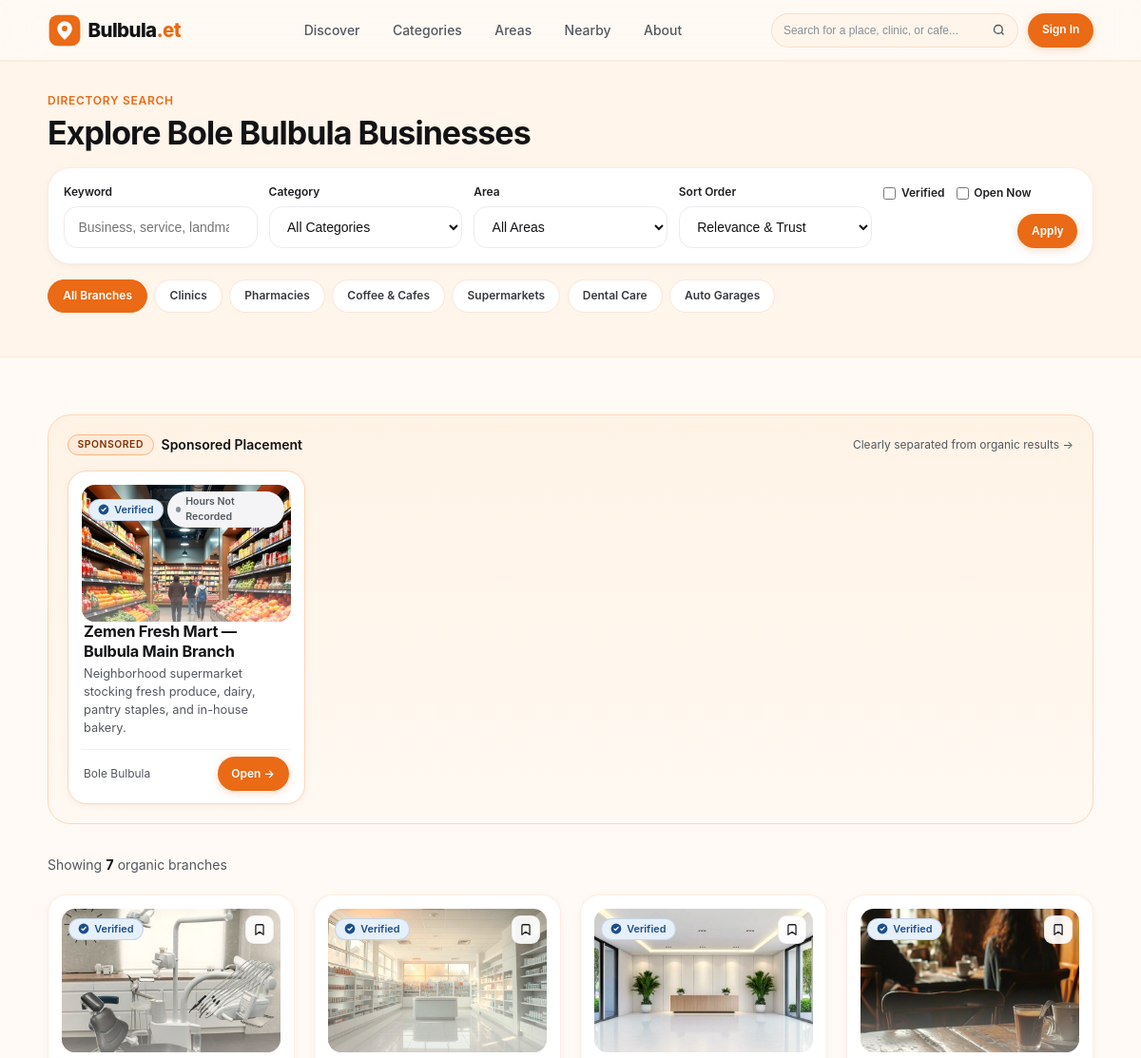
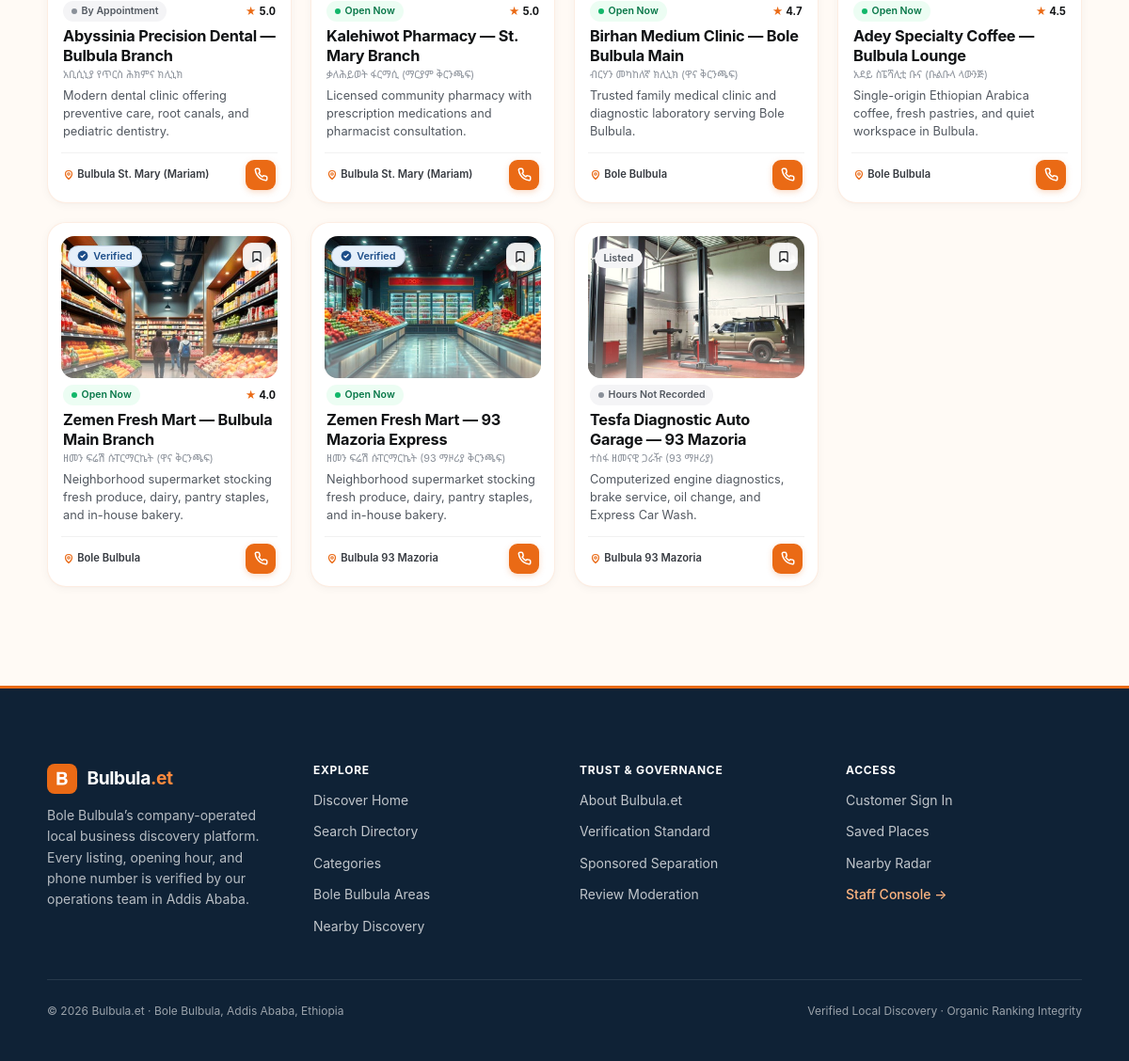
Screenshot of /search with the database file from the repository (2 pictures, top to bottom).
### tables this page shows
CREATE TABLE sponsorship_campaigns (
    id                      INTEGER PRIMARY KEY AUTOINCREMENT,
    campaign_code           TEXT NOT NULL UNIQUE,
    business_id             INTEGER NOT NULL REFERENCES businesses(id),
    branch_id               INTEGER NOT NULL REFERENCES branches(id),
    placement_format        TEXT NOT NULL,
    target_category_id      INTEGER NULL,
    target_area_id          INTEGER NULL,
    package_name            TEXT NOT NULL,
    agreed_price_etb        REAL NOT NULL,
    starts_at               DATETIME NOT NULL,
    ends_at                 DATETIME NOT NULL,
    status                  TEXT NOT NULL DEFAULT 'DRAFT',
    created_by_staff_id     INTEGER NOT NULL,
    approved_by_admin_id    INTEGER NULL,
    approved_at             DATETIME NULL,
    terminated_by_admin_id  INTEGER NULL,
    terminated_at           DATETIME NULL,
    termination_reason      TEXT NULL,
    created_at              DATETIME NOT NULL DEFAULT CURRENT_TIMESTAMP
);

CREATE TABLE branches (
    id                          INTEGER PRIMARY KEY AUTOINCREMENT,
    business_id                 INTEGER NOT NULL REFERENCES businesses(id),
    active_permission_id        INTEGER NULL REFERENCES business_permissions(id),
    branch_slug                 TEXT NOT NULL UNIQUE,
    branch_name_en              TEXT NOT NULL,
    branch_name_am              TEXT NULL,
    is_primary_branch           INTEGER NOT NULL DEFAULT 1,
    area_id                     INTEGER NOT NULL REFERENCES areas(id),
    sub_city_en                 TEXT NOT NULL,
    address_line_en             TEXT NOT NULL,
    landmark_notes_en           TEXT NULL,
    latitude                    REAL NULL,
    longitude                   REAL NULL,
    phone_primary               TEXT NULL,
    phone_secondary             TEXT NULL,
    branch_email                TEXT NULL,
    opening_hours_status        TEXT NOT NULL DEFAULT 'UNKNOWN',
    opening_hours_json          TEXT NULL,
    services_products_json      TEXT NULL,
    publication_status          TEXT NOT NULL DEFAULT 'DRAFT',
    is_verified                 INTEGER NOT NULL DEFAULT 0,
    last_verified_at            DATETIME NULL,
    last_verified_by_staff_id   INTEGER NULL,
    published_at                DATETIME NULL,
    published_rating_avg        REAL NULL,
    published_review_count      INTEGER NOT NULL DEFAULT 0,
    created_by_staff_id         INTEGER NOT NULL,
    updated_at                  DATETIME NOT NULL DEFAULT CURRENT_TIMESTAMP,
    created_at                  DATETIME NOT NULL DEFAULT CURRENT_TIMESTAMP
);

CREATE TABLE businesses (
    id                      INTEGER PRIMARY KEY AUTOINCREMENT,
    slug                    TEXT NOT NULL UNIQUE,
    name_en                 TEXT NOT NULL,
    name_am                 TEXT NULL,
    primary_category_id     INTEGER NOT NULL REFERENCES categories(id),
    brand_summary_en        TEXT NULL,
    brand_description_en    TEXT NULL,
    website_url             TEXT NULL,
    lifecycle_status        TEXT NOT NULL DEFAULT 'PROSPECT',
    created_by_staff_id     INTEGER NOT NULL REFERENCES staff_users(id),
    updated_by_staff_id     INTEGER NULL,
    created_at              DATETIME NOT NULL DEFAULT CURRENT_TIMESTAMP,
    updated_at              DATETIME NOT NULL DEFAULT CURRENT_TIMESTAMP
);

CREATE TABLE areas (
    id                  INTEGER PRIMARY KEY AUTOINCREMENT,
    slug                TEXT NOT NULL UNIQUE,
    name_en             TEXT NOT NULL,
    name_am             TEXT NULL,
    sub_city_en         TEXT NOT NULL,
    sub_city_am         TEXT NULL,
    center_latitude     REAL NULL,
    center_longitude    REAL NULL,
    is_launch_area      INTEGER NOT NULL DEFAULT 0,
    is_active           INTEGER NOT NULL DEFAULT 1,
    display_order       INTEGER NOT NULL DEFAULT 0,
    created_at          DATETIME NOT NULL DEFAULT CURRENT_TIMESTAMP,
    updated_at          DATETIME NOT NULL DEFAULT CURRENT_TIMESTAMP
);

### src/Views/components/branch-card.php (the view, shortened to what the rows shown need)
<?php
$b = $branch ?? [];
$openNow = $b['open_now'] ?? ['state' => 'UNKNOWN', 'badge_label' => 'Hours Not Recorded', 'css_modifier' => 'unknown'];
$isVerified = !empty($b['is_verified']);
$url = $b['canonical_url'] ?? ('/b/' . ($b['business_slug'] ?? '') . '/' . ($b['branch_slug'] ?? ''));
$actionEndpoint = $url . '/act';
$coverImg = View::branchImage($b);
?>
<article class="b-card" data-gsap="card">
  <div>
    <div class="b-card__media">
      <a href="<?= View::e($url) ?>" style="display: block; width: 100%; height: 100%;" aria-label="<?= View::e($b['branch_name_en'] ?? $b['business_name_en'] ?? '') ?>">
        <img src="<?= View::e($coverImg) ?>" alt="<?= View::e($b['branch_name_en'] ?? $b['business_name_en'] ?? '') ?>" loading="lazy">
      </a>
      <div class="b-card__media-badges">
        <div>
          <?= View::component('trust-badge', [
              'isVerified' => $isVerified,
              'verifiedAt' => $b['last_verified_at'] ?? null,
          ]) ?>
        </div>
        <a href="<?= View::e($url) ?>" class="b-card__bookmark" title="Save or View Branch" aria-label="Bookmark <?= View::e($b['branch_name_en'] ?? '') ?>">
          <svg width="14" height="14" viewBox="0 0 24 24" fill="none" stroke="currentColor" stroke-width="2.2" stroke-linecap="round" stroke-linejoin="round">
            <path d="M19 21l-7-5-7 5V5a2 2 0 0 1 2-2h10a2 2 0 0 1 2 2z"/>
          </svg>
        </a>
      </div>
    </div>
    <div class="b-card__body" style="margin-top: 0.45rem;">
      <div class="b-card__meta-top">
        <span class="b-status-pill b-status-pill--<?= View::e($openNow['css_modifier']) ?>">
          <span class="b-status-pill__dot"></span>
          <span><?= View::e($openNow['badge_label']) ?></span>
        </span>
        <?php if (!empty($b['published_review_count']) && (int) $b['published_review_count'] > 0): ?>
          <span class="b-rating b-tabular">
            <span class="b-rating__star">&#9733;</span>
            <span><?= number_format((float) $b['published_rating_avg'], 1) ?></span>
          </span>
        <?php elseif (!empty($b['distance_label'])): ?>
          <span class="b-badge b-badge--orange b-tabular"><?= View::e($b['distance_label']) ?></span>
        <?php endif; ?>
      </div>
      <h3 class="b-card__title">
        <a href="<?= View::e($url) ?>"><?= View::e($b['branch_name_en'] ?? $b['business_name_en'] ?? '') ?></a>
      </h3>
      <?php if (!empty($b['branch_name_am']) || !empty($b['business_name_am'])): ?>
        <div class="b-card__amharic b-lang-am" lang="am">
          <?= View::e($b['branch_name_am'] ?? $b['business_name_am']) ?>
        </div>
      <?php endif; ?>
      <?php if (!empty($b['brand_summary_en'])): ?>
        <p class="b-card__summary"><?= View::e($b['brand_summary_en']) ?></p>
      <?php endif; ?>
    </div>
  </div>
  <div class="b-card__footer">
    <span class="b-card__loc">
      <svg width="12" height="12" viewBox="0 0 24 24" fill="none" stroke="var(--orange-500)" stroke-width="2.3" stroke-linecap="round" stroke-linejoin="round" style="flex-shrink: 0;">
        <path d="M12 21s-7-5.686-7-11a7 7 0 1 1 14 0c0 5.314-7 11-7 11z"/>
        <circle cx="12" cy="10" r="2.5"/>
      </svg>
      <span style="overflow: hidden; text-overflow: ellipsis; white-space: nowrap;">
        <?= View::e($b['area_name_en'] ?? 'Bole Bulbula') ?>
      </span>
    </span>
    <?php if (!empty($b['phone_primary'])): ?>
      <a href="tel:<?= View::e($b['phone_primary']) ?>"
         class="b-card__sq-btn"
         title="Call <?= View::e($b['phone_primary']) ?>"
         aria-label="Call <?= View::e($b['branch_name_en'] ?? '') ?>"
         data-branch-action="call"
         data-action-endpoint="<?= View::e($actionEndpoint) ?>">
      </a>
    <?php endif; ?>
  </div>
</article>

### src/Views/public/search.php (shortened to what the rows shown need)
<?php
$filters        = $filters ?? [];
$branches       = $branches ?? ($organicResults ?? []);
$sponsoredItems = $sponsoredItems ?? ($sponsoredResults ?? []);
$q              = (string) ($query ?? ($filters['q'] ?? ''));
?>
<section class="b-section b-section--tint" style="padding: var(--space-8) 0;">
  <div class="b-container">
    <h1 style="margin-bottom: var(--space-4);">
      <?= $q !== '' ? 'Results for “' . View::e($q) . '”' : 'Explore Bole Bulbula Businesses' ?>
    </h1>
  </div>
</section>
<section class="b-section">
  <div class="b-container">
    <?php if (!empty($sponsoredItems)): ?>
      <?= View::component('sponsored-slot', [
          'sponsoredItems' => $sponsoredItems,
          'slotTitle'      => 'Sponsored Placement',
      ]) ?>
    <?php endif; ?>
    <?php if (empty($branches)): ?>
      <div class="b-card" style="text-align: center; padding: var(--space-12);">
        <h3>No matching branches found</h3>
        <p style="max-width: 44ch; margin: var(--space-2) auto var(--space-5);">
          Try clearing one of your filters or browse all categories across Bole Bulbula.
        </p>
        <div style="display: flex; justify-content: center; gap: 0.75rem;">
          <a href="/search" class="b-btn b-btn--primary">View All Branches</a>
          <a href="/categories" class="b-btn b-btn--outline">Browse Categories</a>
        </div>
      </div>
    <?php else: ?>
      <div class="b-grid b-grid--branches">
        <?php foreach ($branches as $branch): ?>
          <?= View::component('branch-card', ['branch' => $branch]) ?>
        <?php endforeach; ?>
      </div>
    <?php endif; ?>
  </div>
</section>

### src/Views/components/sponsored-slot.php (shortened to what the rows shown need)
<?php
$items = $sponsoredItems ?? [];
?>
<section class="b-sponsored-zone" aria-label="Sponsored placement">
  <div class="b-grid b-grid--branches">
    <?php foreach ($items as $sp): ?>
      <?php
        $url = '/b/' . ($sp['business_slug'] ?? '') . '/' . ($sp['branch_slug'] ?? '');
        $actionEndpoint = $url . '/act';
        $coverImg = View::branchImage($sp);
      ?>
      <article class="b-card" style="border-color: var(--orange-200); background: #FFFFFF;">
        <div>
          <a href="<?= View::e($url) ?>"
             class="b-card__media"
             style="display: block;"
             data-branch-action="website"
             data-campaign-id="<?= (int) ($sp['campaign_id'] ?? 0) ?>"
             data-action-endpoint="<?= View::e($actionEndpoint) ?>">
            <img src="<?= View::e($coverImg) ?>" alt="<?= View::e($sp['branch_name_en'] ?? $sp['business_name_en'] ?? '') ?>" loading="lazy">
            <div class="b-card__media-badges">
              <?= View::component('trust-badge', ['isVerified' => !empty($sp['is_verified'])]) ?>
              <?php if (!empty($sp['open_now'])): ?>
                <span class="b-status-pill b-status-pill--<?= View::e($sp['open_now']['css_modifier']) ?>">
                  <span class="b-status-pill__dot"></span>
                  <span><?= View::e($sp['open_now']['badge_label']) ?></span>
                </span>
              <?php endif; ?>
            </div>
          </a>
          <div class="b-card__body">
            <h3 class="b-card__title">
              <a href="<?= View::e($url) ?>"
                 data-branch-action="website"
                 data-campaign-id="<?= (int) ($sp['campaign_id'] ?? 0) ?>"
                 data-action-endpoint="<?= View::e($actionEndpoint) ?>">
                <?= View::e($sp['branch_name_en'] ?? $sp['business_name_en'] ?? '') ?>
              </a>
            </h3>
            <p class="b-card__summary"><?= View::e($sp['brand_summary_en'] ?? '') ?></p>
          </div>
        </div>
        <div class="b-card__footer">
          <span style="font-size: var(--text-xs); color: var(--neutral-600);">
            <?= View::e($sp['area_name_en'] ?? 'Bole Bulbula') ?>
          </span>
          <a href="<?= View::e($url) ?>"
             class="b-btn b-btn--primary b-btn--sm"
             data-branch-action="website"
             data-campaign-id="<?= (int) ($sp['campaign_id'] ?? 0) ?>"
             data-action-endpoint="<?= View::e($actionEndpoint) ?>">
            <span>Open &rarr;</span>
          </a>
        </div>
      </article>
    <?php endforeach; ?>
  </div>
</section>

### src/Views/components/trust-badge.php (shortened to what the rows shown need)
<?php
$isVerified = !empty($isVerified);
$verifiedAt = $verifiedAt ?? null;
?>
<?php if ($isVerified): ?>
<span class="b-badge b-badge--verified" title="Verified by Bulbula Staff<?= $verifiedAt ? ' on ' . View::e(substr((string) $verifiedAt, 0, 10)) : '' ?>">
  <svg width="12" height="12" viewBox="0 0 20 20" fill="none" aria-hidden="true">
    <circle cx="10" cy="10" r="9" fill="#1D4E89"/>
    <path d="M6.5 10.2L8.8 12.5L13.6 7.5" stroke="#FFFFFF" stroke-width="2" stroke-linecap="round" stroke-linejoin="round"/>
  </svg>
  <span>Verified</span>
</span>
<?php else: ?>
<span class="b-badge" style="background: var(--neutral-100); color: var(--neutral-600);">
  <span>Listed</span>
</span>
<?php endif; ?>

### rows the page displays
sponsorship_campaigns: badge_label "Hours Not Recorded", branch.branch_name_en "Zemen Fresh Mart — Bulbula Main Branch", business.brand_summary_en "Neighborhood supermarket stocking fresh produce, dairy, pantry staples, and in-house bakery.", areas.name_en "Bole Bulbula"
branches: shows a picture, badge_label "By Appointment", published_rating_avg "5.0", branch_name_en "Abyssinia Precision Dental — Bulbula Branch", branch_name_am "አቢሲኒያ የጥርስ ሕክምና ክሊኒክ", business.brand_summary_en "Modern dental clinic offering preventive care, root canals, and pediatric dentistry.", area.name_en "Bulbula St. Mary (Mariam)"
branches: shows a picture, badge_label "Open Now", published_rating_avg "5.0", branch_name_en "Kalehiwot Pharmacy — St. Mary Branch", branch_name_am "ቃለሕይወት ፋርማሲ (ማርያም ቅርንጫፍ)", business.brand_summary_en "Licensed community pharmacy with prescription medications and pharmacist consultation.", area.name_en "Bulbula St. Mary (Mariam)"
branches: shows a picture, badge_label "Open Now", published_rating_avg "4.7", branch_name_en "Birhan Medium Clinic — Bole Bulbula Main", branch_name_am "ብርሃን መካከለኛ ክሊኒክ (ዋና ቅርንጫፍ)", business.brand_summary_en "Trusted family medical clinic and diagnostic laboratory serving Bole Bulbula.", area.name_en "Bole Bulbula"
branches: shows a picture, badge_label "Open Now", published_rating_avg "4.5", branch_name_en "Adey Specialty Coffee — Bulbula Lounge", branch_name_am "አደይ ስፔሻሊቲ ቡና (ቡልቡላ ላውንጅ)", business.brand_summary_en "Single-origin Ethiopian Arabica coffee, fresh pastries, and quiet workspace in Bulbula.", area.name_en "Bole Bulbula"
branches: shows a picture, badge_label "Open Now", published_rating_avg "4.0", branch_name_en "Zemen Fresh Mart — Bulbula Main Branch", branch_name_am "ዘመን ፍሬሽ ሱፐርማርኬት (ዋና ቅርንጫፍ)", business.brand_summary_en "Neighborhood supermarket stocking fresh produce, dairy, pantry staples, and in-house bakery.", area.name_en "Bole Bulbula"
branches: shows a picture, badge_label "Open Now", branch_name_en "Zemen Fresh Mart — 93 Mazoria Express", branch_name_am "ዘመን ፍሬሽ ሱፐርማርኬት (93 ማዞሪያ ቅርንጫፍ)", business.brand_summary_en "Neighborhood supermarket stocking fresh produce, dairy, pantry staples, and in-house bakery.", area.name_en "Bulbula 93 Mazoria"
branches: shows a picture, shows "Listed", badge_label "Hours Not Recorded", branch_name_en "Tesfa Diagnostic Auto Garage — 93 Mazoria", branch_name_am "ተስፋ ዘመናዊ ጋራዥ (93 ማዞሪያ)", business.brand_summary_en "Computerized engine diagnostics, brake service, oil change, and Express Car Wash.", area.name_en "Bulbula 93 Mazoria"

### other values shown
View::e($slotTitle) "Sponsored Placement"
count($branches) "7"
